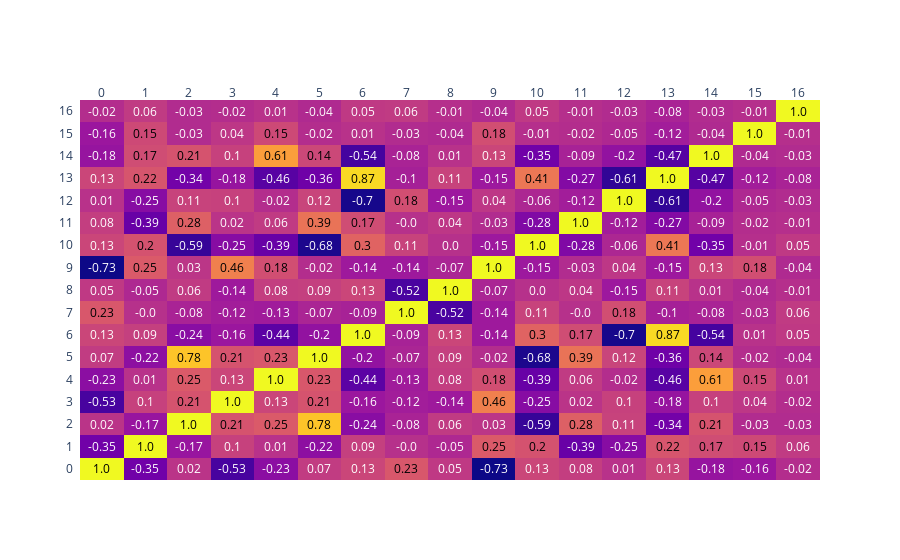

Notebook code cell kept with this figure:
### Markdown cell above
### Pearson Correlation Heatmap

7. Produce a figure that contains the correlation table for all the explanatory variables of X_train, what do you think?

### Code cell
corr_matrix = pd.DataFrame(X_train).corr().round(2)

fig = ff.create_annotated_heatmap(corr_matrix.values,
                                  x = corr_matrix.columns.tolist(),
                                  y = corr_matrix.index.tolist())

fig.show()

### Figure 1 — Plotly figure (JSON) as saved in the notebook; plotly's stock layout.template omitted (floating-point values rounded to 4 significant figures; data arrays with more than 128 entries replaced by an {"elided": "..."} marker saying what was removed)
{"data": [{"colorscale": [[0, "#0d0887"], [0.1111, "#46039f"], [0.2222, "#7201a8"], [0.3333, "#9c179e"], [0.4444, "#bd3786"], [0.5556, "#d8576b"], [0.6667, "#ed7953"], [0.7778, "#fb9f3a"], [0.8889, "#fdca26"], [1, "#f0f921"]], "reversescale": false, "showscale": false, "type": "heatmap", "x": [0, 1, 2, 3, 4, 5, 6, 7, 8, 9, 10, 11, 12, 13, 14, 15, 16], "y": [0, 1, 2, 3, 4, 5, 6, 7, 8, 9, 10, 11, 12, 13, 14, 15, 16], "z": {"elided": "17x17 float values"}}], "layout": {"annotations": [{"font": {"color": "#000000"}, "showarrow": false, "text": "1.0", "x": 0, "xref": "x", "y": 0, "yref": "y"}, {"font": {"color": "#FFFFFF"}, "showarrow": false, "text": "-0.35", "x": 1, "xref": "x", "y": 0, "yref": "y"}, {"font": {"color": "#FFFFFF"}, "showarrow": false, "text": "0.02", "x": 2, "xref": "x", "y": 0, "yref": "y"}, {"font": {"color": "#FFFFFF"}, "showarrow": false, "text": "-0.53", "x": 3, "xref": "x", "y": 0, "yref": "y"}, {"font": {"color": "#FFFFFF"}, "showarrow": false, "text": "-0.23", "x": 4, "xref": "x", "y": 0, "yref": "y"}, {"font": {"color": "#FFFFFF"}, "showarrow": false, "text": "0.07", "x": 5, "xref": "x", "y": 0, "yref": "y"}, {"font": {"color": "#FFFFFF"}, "showarrow": false, "text": "0.13", "x": 6, "xref": "x", "y": 0, "yref": "y"}, {"font": {"color": "#000000"}, "showarrow": false, "text": "0.23", "x": 7, "xref": "x", "y": 0, "yref": "y"}, {"font": {"color": "#FFFFFF"}, "showarrow": false, "text": "0.05", "x": 8, "xref": "x", "y": 0, "yref": "y"}, {"font": {"color": "#FFFFFF"}, "showarrow": false, "text": "-0.73", "x": 9, "xref": "x", "y": 0, "yref": "y"}, {"font": {"color": "#FFFFFF"}, "showarrow": false, "text": "0.13", "x": 10, "xref": "x", "y": 0, "yref": "y"}, {"font": {"color": "#FFFFFF"}, "showarrow": false, "text": "0.08", "x": 11, "xref": "x", "y": 0, "yref": "y"}, {"font": {"color": "#FFFFFF"}, "showarrow": false, "text": "0.01", "x": 12, "xref": "x", "y": 0, "yref": "y"}, {"font": {"color": "#FFFFFF"}, "showarrow": false, "text": "0.13", "x": 13, "xref": "x", "y": 0, "yref": "y"}, {"font": {"color": "#FFFFFF"}, "showarrow": false, "text": "-0.18", "x": 14, "xref": "x", "y": 0, "yref": "y"}, {"font": {"color": "#FFFFFF"}, "showarrow": false, "text": "-0.16", "x": 15, "xref": "x", "y": 0, "yref": "y"}, {"font": {"color": "#FFFFFF"}, "showarrow": false, "text": "-0.02", "x": 16, "xref": "x", "y": 0, "yref": "y"}, {"font": {"color": "#FFFFFF"}, "showarrow": false, "text": "-0.35", "x": 0, "xref": "x", "y": 1, "yref": "y"}, {"font": {"color": "#000000"}, "showarrow": false, "text": "1.0", "x": 1, "xref": "x", "y": 1, "yref": "y"}, {"font": {"color": "#FFFFFF"}, "showarrow": false, "text": "-0.17", "x": 2, "xref": "x", "y": 1, "yref": "y"}, {"font": {"color": "#FFFFFF"}, "showarrow": false, "text": "0.1", "x": 3, "xref": "x", "y": 1, "yref": "y"}, {"font": {"color": "#FFFFFF"}, "showarrow": false, "text": "0.01", "x": 4, "xref": "x", "y": 1, "yref": "y"}, {"font": {"color": "#FFFFFF"}, "showarrow": false, "text": "-0.22", "x": 5, "xref": "x", "y": 1, "yref": "y"}, {"font": {"color": "#FFFFFF"}, "showarrow": false, "text": "0.09", "x": 6, "xref": "x", "y": 1, "yref": "y"}, {"font": {"color": "#FFFFFF"}, "showarrow": false, "text": "-0.0", "x": 7, "xref": "x", "y": 1, "yref": "y"}, {"font": {"color": "#FFFFFF"}, "showarrow": false, "text": "-0.05", "x": 8, "xref": "x", "y": 1, "yref": "y"}, {"font": {"color": "#000000"}, "showarrow": false, "text": "0.25", "x": 9, "xref": "x", "y": 1, "yref": "y"}, {"font": {"color": "#000000"}, "showarrow": false, "text": "0.2", "x": 10, "xref": "x", "y": 1, "yref": "y"}, {"font": {"color": "#FFFFFF"}, "showarrow": false, "text": "-0.39", "x": 11, "xref": "x", "y": 1, "yref": "y"}, {"font": {"color": "#FFFFFF"}, "showarrow": false, "text": "-0.25", "x": 12, "xref": "x", "y": 1, "yref": "y"}, {"font": {"color": "#000000"}, "showarrow": false, "text": "0.22", "x": 13, "xref": "x", "y": 1, "yref": "y"}, {"font": {"color": "#000000"}, "showarrow": false, "text": "0.17", "x": 14, "xref": "x", "y": 1, "yref": "y"}, {"font": {"color": "#000000"}, "showarrow": false, "text": "0.15", "x": 15, "xref": "x", "y": 1, "yref": "y"}, {"font": {"color": "#FFFFFF"}, "showarrow": false, "text": "0.06", "x": 16, "xref": "x", "y": 1, "yref": "y"}, {"font": {"color": "#FFFFFF"}, "showarrow": false, "text": "0.02", "x": 0, "xref": "x", "y": 2, "yref": "y"}, {"font": {"color": "#FFFFFF"}, "showarrow": false, "text": "-0.17", "x": 1, "xref": "x", "y": 2, "yref": "y"}, {"font": {"color": "#000000"}, "showarrow": false, "text": "1.0", "x": 2, "xref": "x", "y": 2, "yref": "y"}, {"font": {"color": "#000000"}, "showarrow": false, "text": "0.21", "x": 3, "xref": "x", "y": 2, "yref": "y"}, {"font": {"color": "#000000"}, "showarrow": false, "text": "0.25", "x": 4, "xref": "x", "y": 2, "yref": "y"}, {"font": {"color": "#000000"}, "showarrow": false, "text": "0.78", "x": 5, "xref": "x", "y": 2, "yref": "y"}, {"font": {"color": "#FFFFFF"}, "showarrow": false, "text": "-0.24", "x": 6, "xref": "x", "y": 2, "yref": "y"}, {"font": {"color": "#FFFFFF"}, "showarrow": false, "text": "-0.08", "x": 7, "xref": "x", "y": 2, "yref": "y"}, {"font": {"color": "#FFFFFF"}, "showarrow": false, "text": "0.06", "x": 8, "xref": "x", "y": 2, "yref": "y"}, {"font": {"color": "#FFFFFF"}, "showarrow": false, "text": "0.03", "x": 9, "xref": "x", "y": 2, "yref": "y"}, {"font": {"color": "#FFFFFF"}, "showarrow": false, "text": "-0.59", "x": 10, "xref": "x", "y": 2, "yref": "y"}, {"font": {"color": "#000000"}, "showarrow": false, "text": "0.28", "x": 11, "xref": "x", "y": 2, "yref": "y"}, {"font": {"color": "#FFFFFF"}, "showarrow": false, "text": "0.11", "x": 12, "xref": "x", "y": 2, "yref": "y"}, {"font": {"color": "#FFFFFF"}, "showarrow": false, "text": "-0.34", "x": 13, "xref": "x", "y": 2, "yref": "y"}, {"font": {"color": "#000000"}, "showarrow": false, "text": "0.21", "x": 14, "xref": "x", "y": 2, "yref": "y"}, {"font": {"color": "#FFFFFF"}, "showarrow": false, "text": "-0.03", "x": 15, "xref": "x", "y": 2, "yref": "y"}, {"font": {"color": "#FFFFFF"}, "showarrow": false, "text": "-0.03", "x": 16, "xref": "x", "y": 2, "yref": "y"}, {"font": {"color": "#FFFFFF"}, "showarrow": false, "text": "-0.53", "x": 0, "xref": "x", "y": 3, "yref": "y"}, {"font": {"color": "#FFFFFF"}, "showarrow": false, "text": "0.1", "x": 1, "xref": "x", "y": 3, "yref": "y"}, {"font": {"color": "#000000"}, "showarrow": false, "text": "0.21", "x": 2, "xref": "x", "y": 3, "yref": "y"}, {"font": {"color": "#000000"}, "showarrow": false, "text": "1.0", "x": 3, "xref": "x", "y": 3, "yref": "y"}, {"font": {"color": "#FFFFFF"}, "showarrow": false, "text": "0.13", "x": 4, "xref": "x", "y": 3, "yref": "y"}, {"font": {"color": "#000000"}, "showarrow": false, "text": "0.21", "x": 5, "xref": "x", "y": 3, "yref": "y"}, {"font": {"color": "#FFFFFF"}, "showarrow": false, "text": "-0.16", "x": 6, "xref": "x", "y": 3, "yref": "y"}, {"font": {"color": "#FFFFFF"}, "showarrow": false, "text": "-0.12", "x": 7, "xref": "x", "y": 3, "yref": "y"}, {"font": {"color": "#FFFFFF"}, "showarrow": false, "text": "-0.14", "x": 8, "xref": "x", "y": 3, "yref": "y"}, {"font": {"color": "#000000"}, "showarrow": false, "text": "0.46", "x": 9, "xref": "x", "y": 3, "yref": "y"}, {"font": {"color": "#FFFFFF"}, "showarrow": false, "text": "-0.25", "x": 10, "xref": "x", "y": 3, "yref": "y"}, {"font": {"color": "#FFFFFF"}, "showarrow": false, "text": "0.02", "x": 11, "xref": "x", "y": 3, "yref": "y"}, {"font": {"color": "#FFFFFF"}, "showarrow": false, "text": "0.1", "x": 12, "xref": "x", "y": 3, "yref": "y"}, {"font": {"color": "#FFFFFF"}, "showarrow": false, "text": "-0.18", "x": 13, "xref": "x", "y": 3, "yref": "y"}, {"font": {"color": "#FFFFFF"}, "showarrow": false, "text": "0.1", "x": 14, "xref": "x", "y": 3, "yref": "y"}, {"font": {"color": "#FFFFFF"}, "showarrow": false, "text": "0.04", "x": 15, "xref": "x", "y": 3, "yref": "y"}, {"font": {"color": "#FFFFFF"}, "showarrow": false, "text": "-0.02", "x": 16, "xref": "x", "y": 3, "yref": "y"}, {"font": {"color": "#FFFFFF"}, "showarrow": false, "text": "-0.23", "x": 0, "xref": "x", "y": 4, "yref": "y"}, {"font": {"color": "#FFFFFF"}, "showarrow": false, "text": "0.01", "x": 1, "xref": "x", "y": 4, "yref": "y"}, {"font": {"color": "#000000"}, "showarrow": false, "text": "0.25", "x": 2, "xref": "x", "y": 4, "yref": "y"}, {"font": {"color": "#FFFFFF"}, "showarrow": false, "text": "0.13", "x": 3, "xref": "x", "y": 4, "yref": "y"}, {"font": {"color": "#000000"}, "showarrow": false, "text": "1.0", "x": 4, "xref": "x", "y": 4, "yref": "y"}, {"font": {"color": "#000000"}, "showarrow": false, "text": "0.23", "x": 5, "xref": "x", "y": 4, "yref": "y"}, {"font": {"color": "#FFFFFF"}, "showarrow": false, "text": "-0.44", "x": 6, "xref": "x", "y": 4, "yref": "y"}, {"font": {"color": "#FFFFFF"}, "showarrow": false, "text": "-0.13", "x": 7, "xref": "x", "y": 4, "yref": "y"}, {"font": {"color": "#FFFFFF"}, "showarrow": false, "text": "0.08", "x": 8, "xref": "x", "y": 4, "yref": "y"}, {"font": {"color": "#000000"}, "showarrow": false, "text": "0.18", "x": 9, "xref": "x", "y": 4, "yref": "y"}, {"font": {"color": "#FFFFFF"}, "showarrow": false, "text": "-0.39", "x": 10, "xref": "x", "y": 4, "yref": "y"}, {"font": {"color": "#FFFFFF"}, "showarrow": false, "text": "0.06", "x": 11, "xref": "x", "y": 4, "yref": "y"}, {"font": {"color": "#FFFFFF"}, "showarrow": false, "text": "-0.02", "x": 12, "xref": "x", "y": 4, "yref": "y"}, {"font": {"color": "#FFFFFF"}, "showarrow": false, "text": "-0.46", "x": 13, "xref": "x", "y": 4, "yref": "y"}, {"font": {"color": "#000000"}, "showarrow": false, "text": "0.61", "x": 14, "xref": "x", "y": 4, "yref": "y"}, {"font": {"color": "#000000"}, "showarrow": false, "text": "0.15", "x": 15, "xref": "x", "y": 4, "yref": "y"}, {"font": {"color": "#FFFFFF"}, "showarrow": false, "text": "0.01", "x": 16, "xref": "x", "y": 4, "yref": "y"}, {"font": {"color": "#FFFFFF"}, "showarrow": false, "text": "0.07", "x": 0, "xref": "x", "y": 5, "yref": "y"}, {"font": {"color": "#FFFFFF"}, "showarrow": false, "text": "-0.22", "x": 1, "xref": "x", "y": 5, "yref": "y"}, {"font": {"color": "#000000"}, "showarrow": false, "text": "0.78", "x": 2, "xref": "x", "y": 5, "yref": "y"}, {"font": {"color": "#000000"}, "showarrow": false, "text": "0.21", "x": 3, "xref": "x", "y": 5, "yref": "y"}, {"font": {"color": "#000000"}, "showarrow": false, "text": "0.23", "x": 4, "xref": "x", "y": 5, "yref": "y"}, {"font": {"color": "#000000"}, "showarrow": false, "text": "1.0", "x": 5, "xref": "x", "y": 5, "yref": "y"}, {"font": {"color": "#FFFFFF"}, "showarrow": false, "text": "-0.2", "x": 6, "xref": "x", "y": 5, "yref": "y"}, {"font": {"color": "#FFFFFF"}, "showarrow": false, "text": "-0.07", "x": 7, "xref": "x", "y": 5, "yref": "y"}, {"font": {"color": "#FFFFFF"}, "showarrow": false, "text": "0.09", "x": 8, "xref": "x", "y": 5, "yref": "y"}, {"font": {"color": "#FFFFFF"}, "showarrow": false, "text": "-0.02", "x": 9, "xref": "x", "y": 5, "yref": "y"}, {"font": {"color": "#FFFFFF"}, "showarrow": false, "text": "-0.68", "x": 10, "xref": "x", "y": 5, "yref": "y"}, {"font": {"color": "#000000"}, "showarrow": false, "text": "0.39", "x": 11, "xref": "x", "y": 5, "yref": "y"}, {"font": {"color": "#FFFFFF"}, "showarrow": false, "text": "0.12", "x": 12, "xref": "x", "y": 5, "yref": "y"}, {"font": {"color": "#FFFFFF"}, "showarrow": false, "text": "-0.36", "x": 13, "xref": "x", "y": 5, "yref": "y"}, {"font": {"color": "#000000"}, "showarrow": false, "text": "0.14", "x": 14, "xref": "x", "y": 5, "yref": "y"}, {"font": {"color": "#FFFFFF"}, "showarrow": false, "text": "-0.02", "x": 15, "xref": "x", "y": 5, "yref": "y"}, {"font": {"color": "#FFFFFF"}, "showarrow": false, "text": "-0.04", "x": 16, "xref": "x", "y": 5, "yref": "y"}, {"font": {"color": "#FFFFFF"}, "showarrow": false, "text": "0.13", "x": 0, "xref": "x", "y": 6, "yref": "y"}, {"font": {"color": "#FFFFFF"}, "showarrow": false, "text": "0.09", "x": 1, "xref": "x", "y": 6, "yref": "y"}, {"font": {"color": "#FFFFFF"}, "showarrow": false, "text": "-0.24", "x": 2, "xref": "x", "y": 6, "yref": "y"}, {"font": {"color": "#FFFFFF"}, "showarrow": false, "text": "-0.16", "x": 3, "xref": "x", "y": 6, "yref": "y"}, {"font": {"color": "#FFFFFF"}, "showarrow": false, "text": "-0.44", "x": 4, "xref": "x", "y": 6, "yref": "y"}, {"font": {"color": "#FFFFFF"}, "showarrow": false, "text": "-0.2", "x": 5, "xref": "x", "y": 6, "yref": "y"}, {"font": {"color": "#000000"}, "showarrow": false, "text": "1.0", "x": 6, "xref": "x", "y": 6, "yref": "y"}, {"font": {"color": "#FFFFFF"}, "showarrow": false, "text": "-0.09", "x": 7, "xref": "x", "y": 6, "yref": "y"}, {"font": {"color": "#FFFFFF"}, "showarrow": false, "text": "0.13", "x": 8, "xref": "x", "y": 6, "yref": "y"}, {"font": {"color": "#FFFFFF"}, "showarrow": false, "text": "-0.14", "x": 9, "xref": "x", "y": 6, "yref": "y"}, {"font": {"color": "#000000"}, "showarrow": false, "text": "0.3", "x": 10, "xref": "x", "y": 6, "yref": "y"}, {"font": {"color": "#000000"}, "showarrow": false, "text": "0.17", "x": 11, "xref": "x", "y": 6, "yref": "y"}, {"font": {"color": "#FFFFFF"}, "showarrow": false, "text": "-0.7", "x": 12, "xref": "x", "y": 6, "yref": "y"}, {"font": {"color": "#000000"}, "showarrow": false, "text": "0.87", "x": 13, "xref": "x", "y": 6, "yref": "y"}, {"font": {"color": "#FFFFFF"}, "showarrow": false, "text": "-0.54", "x": 14, "xref": "x", "y": 6, "yref": "y"}, {"font": {"color": "#FFFFFF"}, "showarrow": false, "text": "0.01", "x": 15, "xref": "x", "y": 6, "yref": "y"}, {"font": {"color": "#FFFFFF"}, "showarrow": false, "text": "0.05", "x": 16, "xref": "x", "y": 6, "yref": "y"}, {"font": {"color": "#000000"}, "showarrow": false, "text": "0.23", "x": 0, "xref": "x", "y": 7, "yref": "y"}, {"font": {"color": "#FFFFFF"}, "showarrow": false, "text": "-0.0", "x": 1, "xref": "x", "y": 7, "yref": "y"}, {"font": {"color": "#FFFFFF"}, "showarrow": false, "text": "-0.08", "x": 2, "xref": "x", "y": 7, "yref": "y"}, {"font": {"color": "#FFFFFF"}, "showarrow": false, "text": "-0.12", "x": 3, "xref": "x", "y": 7, "yref": "y"}, {"font": {"color": "#FFFFFF"}, "showarrow": false, "text": "-0.13", "x": 4, "xref": "x", "y": 7, "yref": "y"}, {"font": {"color": "#FFFFFF"}, "showarrow": false, "text": "-0.07", "x": 5, "xref": "x", "y": 7, "yref": "y"}, {"font": {"color": "#FFFFFF"}, "showarrow": false, "text": "-0.09", "x": 6, "xref": "x", "y": 7, "yref": "y"}, {"font": {"color": "#000000"}, "showarrow": false, "text": "1.0", "x": 7, "xref": "x", "y": 7, "yref": "y"}, {"font": {"color": "#FFFFFF"}, "showarrow": false, "text": "-0.52", "x": 8, "xref": "x", "y": 7, "yref": "y"}, {"font": {"color": "#FFFFFF"}, "showarrow": false, "text": "-0.14", "x": 9, "xref": "x", "y": 7, "yref": "y"}, {"font": {"color": "#FFFFFF"}, "showarrow": false, "text": "0.11", "x": 10, "xref": "x", "y": 7, "yref": "y"}, {"font": {"color": "#FFFFFF"}, "showarrow": false, "text": "-0.0", "x": 11, "xref": "x", "y": 7, "yref": "y"}, {"font": {"color": "#000000"}, "showarrow": false, "text": "0.18", "x": 12, "xref": "x", "y": 7, "yref": "y"}, {"font": {"color": "#FFFFFF"}, "showarrow": false, "text": "-0.1", "x": 13, "xref": "x", "y": 7, "yref": "y"}, {"font": {"color": "#FFFFFF"}, "showarrow": false, "text": "-0.08", "x": 14, "xref": "x", "y": 7, "yref": "y"}, {"font": {"color": "#FFFFFF"}, "showarrow": false, "text": "-0.03", "x": 15, "xref": "x", "y": 7, "yref": "y"}, {"font": {"color": "#FFFFFF"}, "showarrow": false, "text": "0.06", "x": 16, "xref": "x", "y": 7, "yref": "y"}, {"font": {"color": "#FFFFFF"}, "showarrow": false, "text": "0.05", "x": 0, "xref": "x", "y": 8, "yref": "y"}, {"font": {"color": "#FFFFFF"}, "showarrow": false, "text": "-0.05", "x": 1, "xref": "x", "y": 8, "yref": "y"}, {"font": {"color": "#FFFFFF"}, "showarrow": false, "text": "0.06", "x": 2, "xref": "x", "y": 8, "yref": "y"}, {"font": {"color": "#FFFFFF"}, "showarrow": false, "text": "-0.14", "x": 3, "xref": "x", "y": 8, "yref": "y"}, {"font": {"color": "#FFFFFF"}, "showarrow": false, "text": "0.08", "x": 4, "xref": "x", "y": 8, "yref": "y"}, {"font": {"color": "#FFFFFF"}, "showarrow": false, "text": "0.09", "x": 5, "xref": "x", "y": 8, "yref": "y"}, {"font": {"color": "#FFFFFF"}, "showarrow": false, "text": "0.13", "x": 6, "xref": "x", "y": 8, "yref": "y"}, {"font": {"color": "#FFFFFF"}, "showarrow": false, "text": "-0.52", "x": 7, "xref": "x", "y": 8, "yref": "y"}, {"font": {"color": "#000000"}, "showarrow": false, "text": "1.0", "x": 8, "xref": "x", "y": 8, "yref": "y"}, {"font": {"color": "#FFFFFF"}, "showarrow": false, "text": "-0.07", "x": 9, "xref": "x", "y": 8, "yref": "y"}, {"font": {"color": "#FFFFFF"}, "showarrow": false, "text": "0.0", "x": 10, "xref": "x", "y": 8, "yref": "y"}, {"font": {"color": "#FFFFFF"}, "showarrow": false, "text": "0.04", "x": 11, "xref": "x", "y": 8, "yref": "y"}, {"font": {"color": "#FFFFFF"}, "showarrow": false, "text": "-0.15", "x": 12, "xref": "x", "y": 8, "yref": "y"}, {"font": {"color": "#FFFFFF"}, "showarrow": false, "text": "0.11", "x": 13, "xref": "x", "y": 8, "yref": "y"}, {"font": {"color": "#FFFFFF"}, "showarrow": false, "text": "0.01", "x": 14, "xref": "x", "y": 8, "yref": "y"}, {"font": {"color": "#FFFFFF"}, "showarrow": false, "text": "-0.04", "x": 15, "xref": "x", "y": 8, "yref": "y"}, {"font": {"color": "#FFFFFF"}, "showarrow": false, "text": "-0.01", "x": 16, "xref": "x", "y": 8, "yref": "y"}, {"font": {"color": "#FFFFFF"}, "showarrow": false, "text": "-0.73", "x": 0, "xref": "x", "y": 9, "yref": "y"}, {"font": {"color": "#000000"}, "showarrow": false, "text": "0.25", "x": 1, "xref": "x", "y": 9, "yref": "y"}, {"font": {"color": "#FFFFFF"}, "showarrow": false, "text": "0.03", "x": 2, "xref": "x", "y": 9, "yref": "y"}, {"font": {"color": "#000000"}, "showarrow": false, "text": "0.46", "x": 3, "xref": "x", "y": 9, "yref": "y"}, {"font": {"color": "#000000"}, "showarrow": false, "text": "0.18", "x": 4, "xref": "x", "y": 9, "yref": "y"}, {"font": {"color": "#FFFFFF"}, "showarrow": false, "text": "-0.02", "x": 5, "xref": "x", "y": 9, "yref": "y"}, {"font": {"color": "#FFFFFF"}, "showarrow": false, "text": "-0.14", "x": 6, "xref": "x", "y": 9, "yref": "y"}, {"font": {"color": "#FFFFFF"}, "showarrow": false, "text": "-0.14", "x": 7, "xref": "x", "y": 9, "yref": "y"}, {"font": {"color": "#FFFFFF"}, "showarrow": false, "text": "-0.07", "x": 8, "xref": "x", "y": 9, "yref": "y"}, {"font": {"color": "#000000"}, "showarrow": false, "text": "1.0", "x": 9, "xref": "x", "y": 9, "yref": "y"}, {"font": {"color": "#FFFFFF"}, "showarrow": false, "text": "-0.15", "x": 10, "xref": "x", "y": 9, "yref": "y"}, {"font": {"color": "#FFFFFF"}, "showarrow": false, "text": "-0.03", "x": 11, "xref": "x", "y": 9, "yref": "y"}, {"font": {"color": "#FFFFFF"}, "showarrow": false, "text": "0.04", "x": 12, "xref": "x", "y": 9, "yref": "y"}, {"font": {"color": "#FFFFFF"}, "showarrow": false, "text": "-0.15", "x": 13, "xref": "x", "y": 9, "yref": "y"}, {"font": {"color": "#FFFFFF"}, "showarrow": false, "text": "0.13", "x": 14, "xref": "x", "y": 9, "yref": "y"}, {"font": {"color": "#000000"}, "showarrow": false, "text": "0.18", "x": 15, "xref": "x", "y": 9, "yref": "y"}, {"font": {"color": "#FFFFFF"}, "showarrow": false, "text": "-0.04", "x": 16, "xref": "x", "y": 9, "yref": "y"}, {"font": {"color": "#FFFFFF"}, "showarrow": false, "text": "0.13", "x": 0, "xref": "x", "y": 10, "yref": "y"}, {"font": {"color": "#000000"}, "showarrow": false, "text": "0.2", "x": 1, "xref": "x", "y": 10, "yref": "y"}, {"font": {"color": "#FFFFFF"}, "showarrow": false, "text": "-0.59", "x": 2, "xref": "x", "y": 10, "yref": "y"}, {"font": {"color": "#FFFFFF"}, "showarrow": false, "text": "-0.25", "x": 3, "xref": "x", "y": 10, "yref": "y"}, {"font": {"color": "#FFFFFF"}, "showarrow": false, "text": "-0.39", "x": 4, "xref": "x", "y": 10, "yref": "y"}, {"font": {"color": "#FFFFFF"}, "showarrow": false, "text": "-0.68", "x": 5, "xref": "x", "y": 10, "yref": "y"}, {"font": {"color": "#000000"}, "showarrow": false, "text": "0.3", "x": 6, "xref": "x", "y": 10, "yref": "y"}, {"font": {"color": "#FFFFFF"}, "showarrow": false, "text": "0.11", "x": 7, "xref": "x", "y": 10, "yref": "y"}, {"font": {"color": "#FFFFFF"}, "showarrow": false, "text": "0.0", "x": 8, "xref": "x", "y": 10, "yref": "y"}, {"font": {"color": "#FFFFFF"}, "showarrow": false, "text": "-0.15", "x": 9, "xref": "x", "y": 10, "yref": "y"}, {"font": {"color": "#000000"}, "showarrow": false, "text": "1.0", "x": 10, "xref": "x", "y": 10, "yref": "y"}, {"font": {"color": "#FFFFFF"}, "showarrow": false, "text": "-0.28", "x": 11, "xref": "x", "y": 10, "yref": "y"}, {"font": {"color": "#FFFFFF"}, "showarrow": false, "text": "-0.06", "x": 12, "xref": "x", "y": 10, "yref": "y"}, {"font": {"color": "#000000"}, "showarrow": false, "text": "0.41", "x": 13, "xref": "x", "y": 10, "yref": "y"}, {"font": {"color": "#FFFFFF"}, "showarrow": false, "text": "-0.35", "x": 14, "xref": "x", "y": 10, "yref": "y"}, {"font": {"color": "#FFFFFF"}, "showarrow": false, "text": "-0.01", "x": 15, "xref": "x", "y": 10, "yref": "y"}, {"font": {"color": "#FFFFFF"}, "showarrow": false, "text": "0.05", "x": 16, "xref": "x", "y": 10, "yref": "y"}, {"font": {"color": "#FFFFFF"}, "showarrow": false, "text": "0.08", "x": 0, "xref": "x", "y": 11, "yref": "y"}, {"font": {"color": "#FFFFFF"}, "showarrow": false, "text": "-0.39", "x": 1, "xref": "x", "y": 11, "yref": "y"}, {"font": {"color": "#000000"}, "showarrow": false, "text": "0.28", "x": 2, "xref": "x", "y": 11, "yref": "y"}, {"font": {"color": "#FFFFFF"}, "showarrow": false, "text": "0.02", "x": 3, "xref": "x", "y": 11, "yref": "y"}, {"font": {"color": "#FFFFFF"}, "showarrow": false, "text": "0.06", "x": 4, "xref": "x", "y": 11, "yref": "y"}, {"font": {"color": "#000000"}, "showarrow": false, "text": "0.39", "x": 5, "xref": "x", "y": 11, "yref": "y"}, {"font": {"color": "#000000"}, "showarrow": false, "text": "0.17", "x": 6, "xref": "x", "y": 11, "yref": "y"}, {"font": {"color": "#FFFFFF"}, "showarrow": false, "text": "-0.0", "x": 7, "xref": "x", "y": 11, "yref": "y"}, {"font": {"color": "#FFFFFF"}, "showarrow": false, "text": "0.04", "x": 8, "xref": "x", "y": 11, "yref": "y"}, {"font": {"color": "#FFFFFF"}, "showarrow": false, "text": "-0.03", "x": 9, "xref": "x", "y": 11, "yref": "y"}, {"font": {"color": "#FFFFFF"}, "showarrow": false, "text": "-0.28", "x": 10, "xref": "x", "y": 11, "yref": "y"}, {"font": {"color": "#000000"}, "showarrow": false, "text": "1.0", "x": 11, "xref": "x", "y": 11, "yref": "y"}, {"font": {"color": "#FFFFFF"}, "showarrow": false, "text": "-0.12", "x": 12, "xref": "x", "y": 11, "yref": "y"}, {"font": {"color": "#FFFFFF"}, "showarrow": false, "text": "-0.27", "x": 13, "xref": "x", "y": 11, "yref": "y"}, {"font": {"color": "#FFFFFF"}, "showarrow": false, "text": "-0.09", "x": 14, "xref": "x", "y": 11, "yref": "y"}, {"font": {"color": "#FFFFFF"}, "showarrow": false, "text": "-0.02", "x": 15, "xref": "x", "y": 11, "yref": "y"}, {"font": {"color": "#FFFFFF"}, "showarrow": false, "text": "-0.01", "x": 16, "xref": "x", "y": 11, "yref": "y"}, {"font": {"color": "#FFFFFF"}, "showarrow": false, "text": "0.01", "x": 0, "xref": "x", "y": 12, "yref": "y"}, {"font": {"color": "#FFFFFF"}, "showarrow": false, "text": "-0.25", "x": 1, "xref": "x", "y": 12, "yref": "y"}, {"font": {"color": "#FFFFFF"}, "showarrow": false, "text": "0.11", "x": 2, "xref": "x", "y": 12, "yref": "y"}, {"font": {"color": "#FFFFFF"}, "showarrow": false, "text": "0.1", "x": 3, "xref": "x", "y": 12, "yref": "y"}, {"font": {"color": "#FFFFFF"}, "showarrow": false, "text": "-0.02", "x": 4, "xref": "x", "y": 12, "yref": "y"}, {"font": {"color": "#FFFFFF"}, "showarrow": false, "text": "0.12", "x": 5, "xref": "x", "y": 12, "yref": "y"}, {"font": {"color": "#FFFFFF"}, "showarrow": false, "text": "-0.7", "x": 6, "xref": "x", "y": 12, "yref": "y"}, {"font": {"color": "#000000"}, "showarrow": false, "text": "0.18", "x": 7, "xref": "x", "y": 12, "yref": "y"}, {"font": {"color": "#FFFFFF"}, "showarrow": false, "text": "-0.15", "x": 8, "xref": "x", "y": 12, "yref": "y"}, {"font": {"color": "#FFFFFF"}, "showarrow": false, "text": "0.04", "x": 9, "xref": "x", "y": 12, "yref": "y"}, {"font": {"color": "#FFFFFF"}, "showarrow": false, "text": "-0.06", "x": 10, "xref": "x", "y": 12, "yref": "y"}, {"font": {"color": "#FFFFFF"}, "showarrow": false, "text": "-0.12", "x": 11, "xref": "x", "y": 12, "yref": "y"}, {"font": {"color": "#000000"}, "showarrow": false, "text": "1.0", "x": 12, "xref": "x", "y": 12, "yref": "y"}, {"font": {"color": "#FFFFFF"}, "showarrow": false, "text": "-0.61", "x": 13, "xref": "x", "y": 12, "yref": "y"}, {"font": {"color": "#FFFFFF"}, "showarrow": false, "text": "-0.2", "x": 14, "xref": "x", "y": 12, "yref": "y"}, {"font": {"color": "#FFFFFF"}, "showarrow": false, "text": "-0.05", "x": 15, "xref": "x", "y": 12, "yref": "y"}, {"font": {"color": "#FFFFFF"}, "showarrow": false, "text": "-0.03", "x": 16, "xref": "x", "y": 12, "yref": "y"}, {"font": {"color": "#FFFFFF"}, "showarrow": false, "text": "0.13", "x": 0, "xref": "x", "y": 13, "yref": "y"}, {"font": {"color": "#000000"}, "showarrow": false, "text": "0.22", "x": 1, "xref": "x", "y": 13, "yref": "y"}, {"font": {"color": "#FFFFFF"}, "showarrow": false, "text": "-0.34", "x": 2, "xref": "x", "y": 13, "yref": "y"}, {"font": {"color": "#FFFFFF"}, "showarrow": false, "text": "-0.18", "x": 3, "xref": "x", "y": 13, "yref": "y"}, {"font": {"color": "#FFFFFF"}, "showarrow": false, "text": "-0.46", "x": 4, "xref": "x", "y": 13, "yref": "y"}, {"font": {"color": "#FFFFFF"}, "showarrow": false, "text": "-0.36", "x": 5, "xref": "x", "y": 13, "yref": "y"}, {"font": {"color": "#000000"}, "showarrow": false, "text": "0.87", "x": 6, "xref": "x", "y": 13, "yref": "y"}, {"font": {"color": "#FFFFFF"}, "showarrow": false, "text": "-0.1", "x": 7, "xref": "x", "y": 13, "yref": "y"}, {"font": {"color": "#FFFFFF"}, "showarrow": false, "text": "0.11", "x": 8, "xref": "x", "y": 13, "yref": "y"}, {"font": {"color": "#FFFFFF"}, "showarrow": false, "text": "-0.15", "x": 9, "xref": "x", "y": 13, "yref": "y"}, {"font": {"color": "#000000"}, "showarrow": false, "text": "0.41", "x": 10, "xref": "x", "y": 13, "yref": "y"}, {"font": {"color": "#FFFFFF"}, "showarrow": false, "text": "-0.27", "x": 11, "xref": "x", "y": 13, "yref": "y"}, {"font": {"color": "#FFFFFF"}, "showarrow": false, "text": "-0.61", "x": 12, "xref": "x", "y": 13, "yref": "y"}, {"font": {"color": "#000000"}, "showarrow": false, "text": "1.0", "x": 13, "xref": "x", "y": 13, "yref": "y"}, {"font": {"color": "#FFFFFF"}, "showarrow": false, "text": "-0.47", "x": 14, "xref": "x", "y": 13, "yref": "y"}, {"font": {"color": "#FFFFFF"}, "showarrow": false, "text": "-0.12", "x": 15, "xref": "x", "y": 13, "yref": "y"}, {"font": {"color": "#FFFFFF"}, "showarrow": false, "text": "-0.08", "x": 16, "xref": "x", "y": 13, "yref": "y"}, {"font": {"color": "#FFFFFF"}, "showarrow": false, "text": "-0.18", "x": 0, "xref": "x", "y": 14, "yref": "y"}, {"font": {"color": "#000000"}, "showarrow": false, "text": "0.17", "x": 1, "xref": "x", "y": 14, "yref": "y"}, {"font": {"color": "#000000"}, "showarrow": false, "text": "0.21", "x": 2, "xref": "x", "y": 14, "yref": "y"}, {"font": {"color": "#FFFFFF"}, "showarrow": false, "text": "0.1", "x": 3, "xref": "x", "y": 14, "yref": "y"}, {"font": {"color": "#000000"}, "showarrow": false, "text": "0.61", "x": 4, "xref": "x", "y": 14, "yref": "y"}, {"font": {"color": "#000000"}, "showarrow": false, "text": "0.14", "x": 5, "xref": "x", "y": 14, "yref": "y"}, {"font": {"color": "#FFFFFF"}, "showarrow": false, "text": "-0.54", "x": 6, "xref": "x", "y": 14, "yref": "y"}, {"font": {"color": "#FFFFFF"}, "showarrow": false, "text": "-0.08", "x": 7, "xref": "x", "y": 14, "yref": "y"}, {"font": {"color": "#FFFFFF"}, "showarrow": false, "text": "0.01", "x": 8, "xref": "x", "y": 14, "yref": "y"}, {"font": {"color": "#FFFFFF"}, "showarrow": false, "text": "0.13", "x": 9, "xref": "x", "y": 14, "yref": "y"}, {"font": {"color": "#FFFFFF"}, "showarrow": false, "text": "-0.35", "x": 10, "xref": "x", "y": 14, "yref": "y"}, {"font": {"color": "#FFFFFF"}, "showarrow": false, "text": "-0.09", "x": 11, "xref": "x", "y": 14, "yref": "y"}, {"font": {"color": "#FFFFFF"}, "showarrow": false, "text": "-0.2", "x": 12, "xref": "x", "y": 14, "yref": "y"}, {"font": {"color": "#FFFFFF"}, "showarrow": false, "text": "-0.47", "x": 13, "xref": "x", "y": 14, "yref": "y"}, {"font": {"color": "#000000"}, "showarrow": false, "text": "1.0", "x": 14, "xref": "x", "y": 14, "yref": "y"}, {"font": {"color": "#FFFFFF"}, "showarrow": false, "text": "-0.04", "x": 15, "xref": "x", "y": 14, "yref": "y"}, {"font": {"color": "#FFFFFF"}, "showarrow": false, "text": "-0.03", "x": 16, "xref": "x", "y": 14, "yref": "y"}, {"font": {"color": "#FFFFFF"}, "showarrow": false, "text": "-0.16", "x": 0, "xref": "x", "y": 15, "yref": "y"}, {"font": {"color": "#000000"}, "showarrow": false, "text": "0.15", "x": 1, "xref": "x", "y": 15, "yref": "y"}, {"font": {"color": "#FFFFFF"}, "showarrow": false, "text": "-0.03", "x": 2, "xref": "x", "y": 15, "yref": "y"}, {"font": {"color": "#FFFFFF"}, "showarrow": false, "text": "0.04", "x": 3, "xref": "x", "y": 15, "yref": "y"}, {"font": {"color": "#000000"}, "showarrow": false, "text": "0.15", "x": 4, "xref": "x", "y": 15, "yref": "y"}, {"font": {"color": "#FFFFFF"}, "showarrow": false, "text": "-0.02", "x": 5, "xref": "x", "y": 15, "yref": "y"}, {"font": {"color": "#FFFFFF"}, "showarrow": false, "text": "0.01", "x": 6, "xref": "x", "y": 15, "yref": "y"}, {"font": {"color": "#FFFFFF"}, "showarrow": false, "text": "-0.03", "x": 7, "xref": "x", "y": 15, "yref": "y"}, {"font": {"color": "#FFFFFF"}, "showarrow": false, "text": "-0.04", "x": 8, "xref": "x", "y": 15, "yref": "y"}, {"font": {"color": "#000000"}, "showarrow": false, "text": "0.18", "x": 9, "xref": "x", "y": 15, "yref": "y"}, {"font": {"color": "#FFFFFF"}, "showarrow": false, "text": "-0.01", "x": 10, "xref": "x", "y": 15, "yref": "y"}, {"font": {"color": "#FFFFFF"}, "showarrow": false, "text": "-0.02", "x": 11, "xref": "x", "y": 15, "yref": "y"}, {"font": {"color": "#FFFFFF"}, "showarrow": false, "text": "-0.05", "x": 12, "xref": "x", "y": 15, "yref": "y"}, {"font": {"color": "#FFFFFF"}, "showarrow": false, "text": "-0.12", "x": 13, "xref": "x", "y": 15, "yref": "y"}, {"font": {"color": "#FFFFFF"}, "showarrow": false, "text": "-0.04", "x": 14, "xref": "x", "y": 15, "yref": "y"}, {"font": {"color": "#000000"}, "showarrow": false, "text": "1.0", "x": 15, "xref": "x", "y": 15, "yref": "y"}, {"font": {"color": "#FFFFFF"}, "showarrow": false, "text": "-0.01", "x": 16, "xref": "x", "y": 15, "yref": "y"}, {"font": {"color": "#FFFFFF"}, "showarrow": false, "text": "-0.02", "x": 0, "xref": "x", "y": 16, "yref": "y"}, {"font": {"color": "#FFFFFF"}, "showarrow": false, "text": "0.06", "x": 1, "xref": "x", "y": 16, "yref": "y"}, {"font": {"color": "#FFFFFF"}, "showarrow": false, "text": "-0.03", "x": 2, "xref": "x", "y": 16, "yref": "y"}, {"font": {"color": "#FFFFFF"}, "showarrow": false, "text": "-0.02", "x": 3, "xref": "x", "y": 16, "yref": "y"}, {"font": {"color": "#FFFFFF"}, "showarrow": false, "text": "0.01", "x": 4, "xref": "x", "y": 16, "yref": "y"}, {"font": {"color": "#FFFFFF"}, "showarrow": false, "text": "-0.04", "x": 5, "xref": "x", "y": 16, "yref": "y"}, {"font": {"color": "#FFFFFF"}, "showarrow": false, "text": "0.05", "x": 6, "xref": "x", "y": 16, "yref": "y"}, {"font": {"color": "#FFFFFF"}, "showarrow": false, "text": "0.06", "x": 7, "xref": "x", "y": 16, "yref": "y"}, {"font": {"color": "#FFFFFF"}, "showarrow": false, "text": "-0.01", "x": 8, "xref": "x", "y": 16, "yref": "y"}, {"font": {"color": "#FFFFFF"}, "showarrow": false, "text": "-0.04", "x": 9, "xref": "x", "y": 16, "yref": "y"}, {"font": {"color": "#FFFFFF"}, "showarrow": false, "text": "0.05", "x": 10, "xref": "x", "y": 16, "yref": "y"}, {"font": {"color": "#FFFFFF"}, "showarrow": false, "text": "-0.01", "x": 11, "xref": "x", "y": 16, "yref": "y"}, {"font": {"color": "#FFFFFF"}, "showarrow": false, "text": "-0.03", "x": 12, "xref": "x", "y": 16, "yref": "y"}, {"font": {"color": "#FFFFFF"}, "showarrow": false, "text": "-0.08", "x": 13, "xref": "x", "y": 16, "yref": "y"}, {"font": {"color": "#FFFFFF"}, "showarrow": false, "text": "-0.03", "x": 14, "xref": "x", "y": 16, "yref": "y"}, {"font": {"color": "#FFFFFF"}, "showarrow": false, "text": "-0.01", "x": 15, "xref": "x", "y": 16, "yref": "y"}, {"font": {"color": "#000000"}, "showarrow": false, "text": "1.0", "x": 16, "xref": "x", "y": 16, "yref": "y"}], "xaxis": {"dtick": 1, "gridcolor": "rgb(0, 0, 0)", "side": "top", "ticks": ""}, "yaxis": {"dtick": 1, "ticks": "", "ticksuffix": "  "}}}
